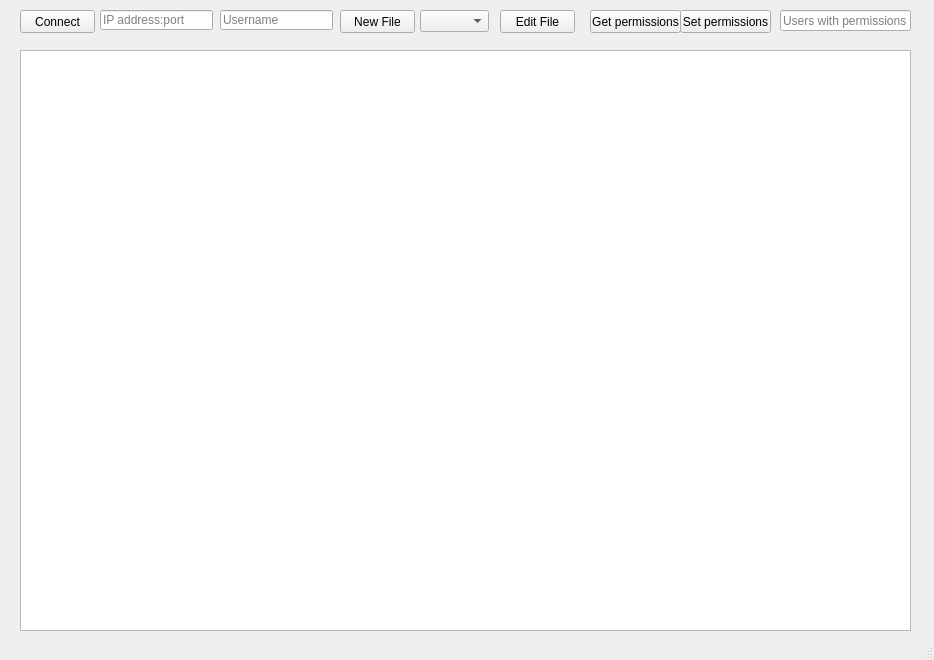
<?xml version="1.0" encoding="UTF-8"?>
<ui version="4.0">
 <class>MainWindow</class>
 <widget class="QMainWindow" name="MainWindow">
  <property name="geometry">
   <rect>
    <x>0</x>
    <y>0</y>
    <width>934</width>
    <height>660</height>
   </rect>
  </property>
  <property name="windowTitle">
   <string>MainWindow</string>
  </property>
  <widget class="QWidget" name="centralwidget">
   <widget class="QPlainTextEdit" name="main_text_edit">
    <property name="geometry">
     <rect>
      <x>20</x>
      <y>50</y>
      <width>891</width>
      <height>581</height>
     </rect>
    </property>
   </widget>
   <widget class="QPushButton" name="connect_btn">
    <property name="geometry">
     <rect>
      <x>20</x>
      <y>10</y>
      <width>75</width>
      <height>23</height>
     </rect>
    </property>
    <property name="text">
     <string>Connect</string>
    </property>
   </widget>
   <widget class="QPushButton" name="newfile_btn">
    <property name="geometry">
     <rect>
      <x>340</x>
      <y>10</y>
      <width>75</width>
      <height>23</height>
     </rect>
    </property>
    <property name="text">
     <string>New File</string>
    </property>
   </widget>
   <widget class="QPushButton" name="set_perm_btn">
    <property name="geometry">
     <rect>
      <x>680</x>
      <y>10</y>
      <width>91</width>
      <height>23</height>
     </rect>
    </property>
    <property name="text">
     <string>Set permissions</string>
    </property>
   </widget>
   <widget class="QLineEdit" name="IP_edit">
    <property name="geometry">
     <rect>
      <x>100</x>
      <y>10</y>
      <width>113</width>
      <height>20</height>
     </rect>
    </property>
    <property name="inputMask">
     <string/>
    </property>
    <property name="text">
     <string/>
    </property>
    <property name="placeholderText">
     <string>IP address:port</string>
    </property>
   </widget>
   <widget class="QLineEdit" name="user_edit">
    <property name="geometry">
     <rect>
      <x>220</x>
      <y>10</y>
      <width>113</width>
      <height>20</height>
     </rect>
    </property>
    <property name="placeholderText">
     <string>Username</string>
    </property>
   </widget>
   <widget class="QPushButton" name="open_btn">
    <property name="geometry">
     <rect>
      <x>500</x>
      <y>10</y>
      <width>75</width>
      <height>23</height>
     </rect>
    </property>
    <property name="text">
     <string>Edit File</string>
    </property>
   </widget>
   <widget class="QComboBox" name="comboBox">
    <property name="geometry">
     <rect>
      <x>420</x>
      <y>10</y>
      <width>69</width>
      <height>22</height>
     </rect>
    </property>
   </widget>
   <widget class="QLineEdit" name="perm_edit">
    <property name="geometry">
     <rect>
      <x>780</x>
      <y>10</y>
      <width>131</width>
      <height>21</height>
     </rect>
    </property>
    <property name="placeholderText">
     <string>Users with permissions</string>
    </property>
   </widget>
   <widget class="QPushButton" name="get_perm_btn">
    <property name="geometry">
     <rect>
      <x>590</x>
      <y>10</y>
      <width>91</width>
      <height>23</height>
     </rect>
    </property>
    <property name="text">
     <string>Get permissions</string>
    </property>
   </widget>
  </widget>
  <widget class="QStatusBar" name="statusbar"/>
 </widget>
 <resources/>
 <connections/>
</ui>
